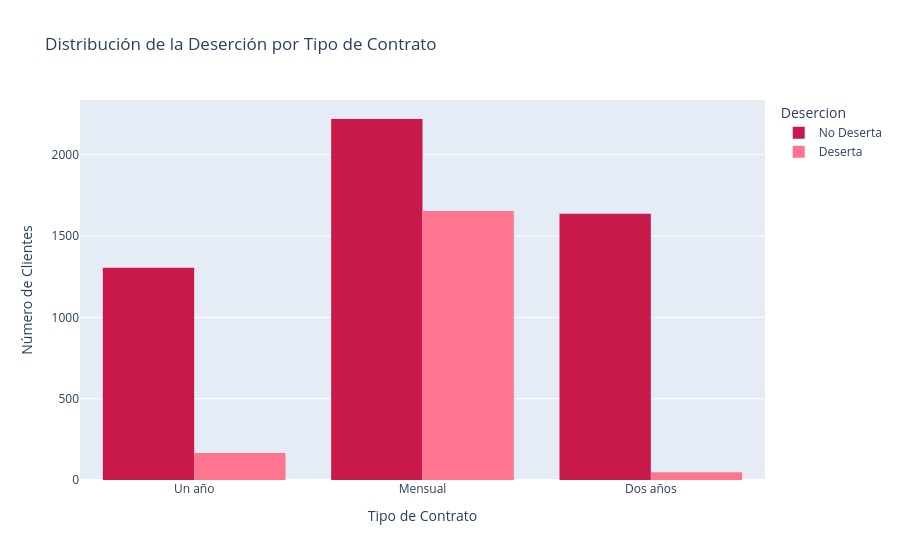

Notebook source saved alongside this figure:
### Code cell
# Asegurarse de que df_plot tenga la columna 'Desercion' mapeada para el gráfico
df_plot = df.copy()
df_plot['Desercion'] = df_plot['Desercion'].map({0: 'No Deserta', 1: 'Deserta'})

# Crear el histograma con Plotly Express
fig = px.histogram(df_plot, x='Tipo_Contrato', color='Desercion', barmode='group',
                   color_discrete_map={'No Deserta': colores[3], 'Deserta': colores[5]},
                   title='Distribución de la Deserción por Tipo de Contrato',
                   labels={'Tipo_Contrato': 'Tipo de Contrato', 'count': 'Número de Clientes'})

fig.update_layout(xaxis_title='Tipo de Contrato', yaxis_title='Número de Clientes')
fig.show()

### Figure 1 — Plotly figure (JSON) as saved in the notebook; plotly's stock layout.template omitted (floating-point values rounded to 4 significant figures; data arrays with more than 128 entries replaced by an {"elided": "..."} marker saying what was removed)
{"data": [{"alignmentgroup": "True", "bingroup": "x", "hovertemplate": "Desercion=No Deserta<br>Tipo de Contrato=%{x}<br>count=%{y}<extra></extra>", "legendgroup": "No Deserta", "marker": {"color": "#C9184A", "pattern": {"shape": ""}}, "name": "No Deserta", "offsetgroup": "No Deserta", "orientation": "v", "showlegend": true, "type": "histogram", "x": {"elided": "5163 str values"}, "xaxis": "x", "yaxis": "y"}, {"alignmentgroup": "True", "bingroup": "x", "hovertemplate": "Desercion=Deserta<br>Tipo de Contrato=%{x}<br>count=%{y}<extra></extra>", "legendgroup": "Deserta", "marker": {"color": "#FF758F", "pattern": {"shape": ""}}, "name": "Deserta", "offsetgroup": "Deserta", "orientation": "v", "showlegend": true, "type": "histogram", "x": {"elided": "1869 str values"}, "xaxis": "x", "yaxis": "y"}], "layout": {"barmode": "group", "legend": {"title": {"text": "Desercion"}, "tracegroupgap": 0}, "title": {"text": "Distribución de la Deserción por Tipo de Contrato"}, "xaxis": {"anchor": "y", "domain": [0, 1], "title": {"text": "Tipo de Contrato"}}, "yaxis": {"anchor": "x", "domain": [0, 1], "title": {"text": "Número de Clientes"}}}}
